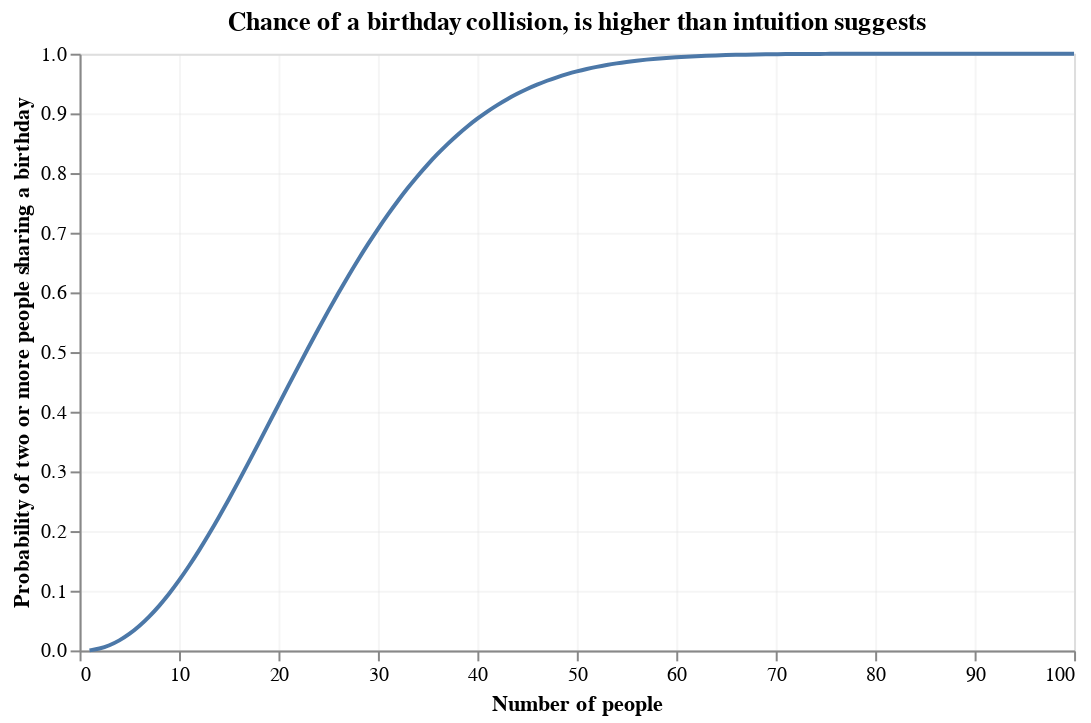

Notebook source saved alongside this figure:
### Code cell
import numpy as np
import pandas as pd
import altair as alt

days = 365
n_max = 100
n = np.arange(1, n_max + 1)

# Compute probability of at least one shared birthday
k = np.arange(n_max)
log_p_distinct = np.cumsum(np.log((days - k) / days))
p_shared = 1 - np.exp(log_p_distinct)

df = pd.DataFrame(
    {
        "Number of people": n,
        "Probability of two or more sharing a birthday": p_shared,
        "Probability (rounded)": np.round(p_shared, 3),
    }
)

# Create a selection that chooses the nearest point & selects based on x-value
nearest = alt.selection_point(
    nearest=True, on="pointerover", fields=["Number of people"], empty=False
)

# The basic line
line = (
    alt.Chart(df)
    .mark_line(interpolate="basis")
    .encode(
        x=alt.X("Number of people", title="Number of people"),
        y=alt.Y(
            "Probability of two or more sharing a birthday",
            scale=alt.Scale(domain=[0, 1]),
            title="Probability of two or more people sharing a birthday",
        ),
    )
)

when_near = alt.when(nearest)

# Draw points on the line and highlight based on selection
points = line.mark_point().encode(
    opacity=when_near.then(alt.value(1)).otherwise(alt.value(0))
)

# Draw a rule at the location of the selection
rules = (
    alt.Chart(df)
    .mark_rule(color="gray")
    .encode(
        x="Number of people:Q",
        opacity=when_near.then(alt.value(0.3)).otherwise(alt.value(0)),
        tooltip=[
            alt.Tooltip("Number of people", title="Number of people"),
            alt.Tooltip("Probability (rounded)", title="Probability", format=".2f"),
        ],
    )
    .add_params(nearest)
)


chart = (
    alt.layer(
        line,
        points,
        rules,
    )
    .properties(
        title="Chance of a birthday collision, is higher than intuition suggests",
        width=500,
        height=300,
    )
    .configure_axis(grid=True, gridOpacity=0.3)
)

chart

### Figure 1 — Vega-Lite specification as saved in the notebook (floating-point values rounded to 4 significant figures)
{"config": {"view": {"continuousWidth": 300, "continuousHeight": 300}, "axis": {"grid": true, "gridOpacity": 0.3}}, "layer": [{"mark": {"type": "line", "interpolate": "basis"}, "encoding": {"x": {"field": "Number of people", "title": "Number of people", "type": "quantitative"}, "y": {"field": "Probability of two or more sharing a birthday", "scale": {"domain": [0, 1]}, "title": "Probability of two or more people sharing a birthday", "type": "quantitative"}}}, {"mark": {"type": "point"}, "encoding": {"opacity": {"condition": [{"param": "param_7f6a2ec22e393630", "value": 1, "empty": false}], "value": 0}, "x": {"field": "Number of people", "title": "Number of people", "type": "quantitative"}, "y": {"field": "Probability of two or more sharing a birthday", "scale": {"domain": [0, 1]}, "title": "Probability of two or more people sharing a birthday", "type": "quantitative"}}}, {"mark": {"type": "rule", "color": "gray"}, "encoding": {"opacity": {"condition": [{"param": "param_7f6a2ec22e393630", "value": 0.3, "empty": false}], "value": 0}, "tooltip": [{"field": "Number of people", "title": "Number of people", "type": "quantitative"}, {"field": "Probability (rounded)", "format": ".2f", "title": "Probability", "type": "quantitative"}], "x": {"field": "Number of people", "type": "quantitative"}}, "name": "view_a788a0d6927efea5_2"}], "data": {"name": "data-01275bd9ace4153a954a9c99c8550abc"}, "height": 300, "params": [{"name": "param_7f6a2ec22e393630", "select": {"type": "point", "fields": ["Number of people"], "nearest": true, "on": "pointerover"}, "views": ["view_a788a0d6927efea5_2"]}], "title": "Chance of a birthday collision, is higher than intuition suggests", "width": 500, "$schema": "https://vega.github.io/schema/vega-lite/v6.1.0.json", "datasets": {"data-01275bd9ace4153a954a9c99c8550abc": [{"Number of people": 1, "Probability of two or more sharing a birthday": 0.0, "Probability (rounded)": 0.0}, {"Number of people": 2, "Probability of two or more sharing a birthday": 0.00274, "Probability (rounded)": 0.003}, {"Number of people": 3, "Probability of two or more sharing a birthday": 0.008204, "Probability (rounded)": 0.008}, {"Number of people": 4, "Probability of two or more sharing a birthday": 0.01636, "Probability (rounded)": 0.016}, {"Number of people": 5, "Probability of two or more sharing a birthday": 0.02714, "Probability (rounded)": 0.027}, {"Number of people": 6, "Probability of two or more sharing a birthday": 0.04046, "Probability (rounded)": 0.04}, {"Number of people": 7, "Probability of two or more sharing a birthday": 0.05624, "Probability (rounded)": 0.056}, {"Number of people": 8, "Probability of two or more sharing a birthday": 0.07434, "Probability (rounded)": 0.074}, {"Number of people": 9, "Probability of two or more sharing a birthday": 0.09462, "Probability (rounded)": 0.095}, {"Number of people": 10, "Probability of two or more sharing a birthday": 0.1169, "Probability (rounded)": 0.117}, {"Number of people": 11, "Probability of two or more sharing a birthday": 0.1411, "Probability (rounded)": 0.141}, {"Number of people": 12, "Probability of two or more sharing a birthday": 0.167, "Probability (rounded)": 0.167}, {"Number of people": 13, "Probability of two or more sharing a birthday": 0.1944, "Probability (rounded)": 0.194}, {"Number of people": 14, "Probability of two or more sharing a birthday": 0.2231, "Probability (rounded)": 0.223}, {"Number of people": 15, "Probability of two or more sharing a birthday": 0.2529, "Probability (rounded)": 0.253}, {"Number of people": 16, "Probability of two or more sharing a birthday": 0.2836, "Probability (rounded)": 0.284}, {"Number of people": 17, "Probability of two or more sharing a birthday": 0.315, "Probability (rounded)": 0.315}, {"Number of people": 18, "Probability of two or more sharing a birthday": 0.3469, "Probability (rounded)": 0.347}, {"Number of people": 19, "Probability of two or more sharing a birthday": 0.3791, "Probability (rounded)": 0.379}, {"Number of people": 20, "Probability of two or more sharing a birthday": 0.4114, "Probability (rounded)": 0.411}, {"Number of people": 21, "Probability of two or more sharing a birthday": 0.4437, "Probability (rounded)": 0.444}, {"Number of people": 22, "Probability of two or more sharing a birthday": 0.4757, "Probability (rounded)": 0.476}, {"Number of people": 23, "Probability of two or more sharing a birthday": 0.5073, "Probability (rounded)": 0.507}, {"Number of people": 24, "Probability of two or more sharing a birthday": 0.5383, "Probability (rounded)": 0.538}, {"Number of people": 25, "Probability of two or more sharing a birthday": 0.5687, "Probability (rounded)": 0.569}, {"Number of people": 26, "Probability of two or more sharing a birthday": 0.5982, "Probability (rounded)": 0.598}, {"Number of people": 27, "Probability of two or more sharing a birthday": 0.6269, "Probability (rounded)": 0.627}, {"Number of people": 28, "Probability of two or more sharing a birthday": 0.6545, "Probability (rounded)": 0.654}, {"Number of people": 29, "Probability of two or more sharing a birthday": 0.681, "Probability (rounded)": 0.681}, {"Number of people": 30, "Probability of two or more sharing a birthday": 0.7063, "Probability (rounded)": 0.706}, {"Number of people": 31, "Probability of two or more sharing a birthday": 0.7305, "Probability (rounded)": 0.73}, {"Number of people": 32, "Probability of two or more sharing a birthday": 0.7533, "Probability (rounded)": 0.753}, {"Number of people": 33, "Probability of two or more sharing a birthday": 0.775, "Probability (rounded)": 0.775}, {"Number of people": 34, "Probability of two or more sharing a birthday": 0.7953, "Probability (rounded)": 0.795}, {"Number of people": 35, "Probability of two or more sharing a birthday": 0.8144, "Probability (rounded)": 0.814}, {"Number of people": 36, "Probability of two or more sharing a birthday": 0.8322, "Probability (rounded)": 0.832}, {"Number of people": 37, "Probability of two or more sharing a birthday": 0.8487, "Probability (rounded)": 0.849}, {"Number of people": 38, "Probability of two or more sharing a birthday": 0.8641, "Probability (rounded)": 0.864}, {"Number of people": 39, "Probability of two or more sharing a birthday": 0.8782, "Probability (rounded)": 0.878}, {"Number of people": 40, "Probability of two or more sharing a birthday": 0.8912, "Probability (rounded)": 0.891}, {"Number of people": 41, "Probability of two or more sharing a birthday": 0.9032, "Probability (rounded)": 0.903}, {"Number of people": 42, "Probability of two or more sharing a birthday": 0.914, "Probability (rounded)": 0.914}, {"Number of people": 43, "Probability of two or more sharing a birthday": 0.9239, "Probability (rounded)": 0.924}, {"Number of people": 44, "Probability of two or more sharing a birthday": 0.9329, "Probability (rounded)": 0.933}, {"Number of people": 45, "Probability of two or more sharing a birthday": 0.941, "Probability (rounded)": 0.941}, {"Number of people": 46, "Probability of two or more sharing a birthday": 0.9483, "Probability (rounded)": 0.948}, {"Number of people": 47, "Probability of two or more sharing a birthday": 0.9548, "Probability (rounded)": 0.955}, {"Number of people": 48, "Probability of two or more sharing a birthday": 0.9606, "Probability (rounded)": 0.961}, {"Number of people": 49, "Probability of two or more sharing a birthday": 0.9658, "Probability (rounded)": 0.966}, {"Number of people": 50, "Probability of two or more sharing a birthday": 0.9704, "Probability (rounded)": 0.97}, {"Number of people": 51, "Probability of two or more sharing a birthday": 0.9744, "Probability (rounded)": 0.974}, {"Number of people": 52, "Probability of two or more sharing a birthday": 0.978, "Probability (rounded)": 0.978}, {"Number of people": 53, "Probability of two or more sharing a birthday": 0.9811, "Probability (rounded)": 0.981}, {"Number of people": 54, "Probability of two or more sharing a birthday": 0.9839, "Probability (rounded)": 0.984}, {"Number of people": 55, "Probability of two or more sharing a birthday": 0.9863, "Probability (rounded)": 0.986}, {"Number of people": 56, "Probability of two or more sharing a birthday": 0.9883, "Probability (rounded)": 0.988}, {"Number of people": 57, "Probability of two or more sharing a birthday": 0.9901, "Probability (rounded)": 0.99}, {"Number of people": 58, "Probability of two or more sharing a birthday": 0.9917, "Probability (rounded)": 0.992}, {"Number of people": 59, "Probability of two or more sharing a birthday": 0.993, "Probability (rounded)": 0.993}, {"Number of people": 60, "Probability of two or more sharing a birthday": 0.9941, "Probability (rounded)": 0.994}, {"Number of people": 61, "Probability of two or more sharing a birthday": 0.9951, "Probability (rounded)": 0.995}, {"Number of people": 62, "Probability of two or more sharing a birthday": 0.9959, "Probability (rounded)": 0.996}, {"Number of people": 63, "Probability of two or more sharing a birthday": 0.9966, "Probability (rounded)": 0.997}, {"Number of people": 64, "Probability of two or more sharing a birthday": 0.9972, "Probability (rounded)": 0.997}, {"Number of people": 65, "Probability of two or more sharing a birthday": 0.9977, "Probability (rounded)": 0.998}, {"Number of people": 66, "Probability of two or more sharing a birthday": 0.9981, "Probability (rounded)": 0.998}, {"Number of people": 67, "Probability of two or more sharing a birthday": 0.9984, "Probability (rounded)": 0.998}, {"Number of people": 68, "Probability of two or more sharing a birthday": 0.9987, "Probability (rounded)": 0.999}, {"Number of people": 69, "Probability of two or more sharing a birthday": 0.999, "Probability (rounded)": 0.999}, {"Number of people": 70, "Probability of two or more sharing a birthday": 0.9992, "Probability (rounded)": 0.999}, {"Number of people": 71, "Probability of two or more sharing a birthday": 0.9993, "Probability (rounded)": 0.999}, {"Number of people": 72, "Probability of two or more sharing a birthday": 0.9995, "Probability (rounded)": 0.999}, {"Number of people": 73, "Probability of two or more sharing a birthday": 0.9996, "Probability (rounded)": 1.0}, {"Number of people": 74, "Probability of two or more sharing a birthday": 0.9996, "Probability (rounded)": 1.0}, {"Number of people": 75, "Probability of two or more sharing a birthday": 0.9997, "Probability (rounded)": 1.0}, {"Number of people": 76, "Probability of two or more sharing a birthday": 0.9998, "Probability (rounded)": 1.0}, {"Number of people": 77, "Probability of two or more sharing a birthday": 0.9998, "Probability (rounded)": 1.0}, {"Number of people": 78, "Probability of two or more sharing a birthday": 0.9999, "Probability (rounded)": 1.0}, {"Number of people": 79, "Probability of two or more sharing a birthday": 0.9999, "Probability (rounded)": 1.0}, {"Number of people": 80, "Probability of two or more sharing a birthday": 0.9999, "Probability (rounded)": 1.0}, {"Number of people": 81, "Probability of two or more sharing a birthday": 0.9999, "Probability (rounded)": 1.0}, {"Number of people": 82, "Probability of two or more sharing a birthday": 0.9999, "Probability (rounded)": 1.0}, {"Number of people": 83, "Probability of two or more sharing a birthday": 1.0, "Probability (rounded)": 1.0}, {"Number of people": 84, "Probability of two or more sharing a birthday": 1.0, "Probability (rounded)": 1.0}, {"Number of people": 85, "Probability of two or more sharing a birthday": 1.0, "Probability (rounded)": 1.0}, {"Number of people": 86, "Probability of two or more sharing a birthday": 1.0, "Probability (rounded)": 1.0}, {"Number of people": 87, "Probability of two or more sharing a birthday": 1.0, "Probability (rounded)": 1.0}, {"Number of people": 88, "Probability of two or more sharing a birthday": 1.0, "Probability (rounded)": 1.0}, {"Number of people": 89, "Probability of two or more sharing a birthday": 1.0, "Probability (rounded)": 1.0}, {"Number of people": 90, "Probability of two or more sharing a birthday": 1.0, "Probability (rounded)": 1.0}, {"Number of people": 91, "Probability of two or more sharing a birthday": 1.0, "Probability (rounded)": 1.0}, {"Number of people": 92, "Probability of two or more sharing a birthday": 1.0, "Probability (rounded)": 1.0}, {"Number of people": 93, "Probability of two or more sharing a birthday": 1.0, "Probability (rounded)": 1.0}, {"Number of people": 94, "Probability of two or more sharing a birthday": 1.0, "Probability (rounded)": 1.0}, {"Number of people": 95, "Probability of two or more sharing a birthday": 1.0, "Probability (rounded)": 1.0}, {"Number of people": 96, "Probability of two or more sharing a birthday": 1.0, "Probability (rounded)": 1.0}, {"Number of people": 97, "Probability of two or more sharing a birthday": 1.0, "Probability (rounded)": 1.0}, {"Number of people": 98, "Probability of two or more sharing a birthday": 1.0, "Probability (rounded)": 1.0}, {"Number of people": 99, "Probability of two or more sharing a birthday": 1.0, "Probability (rounded)": 1.0}, {"Number of people": 100, "Probability of two or more sharing a birthday": 1.0, "Probability (rounded)": 1.0}]}}
